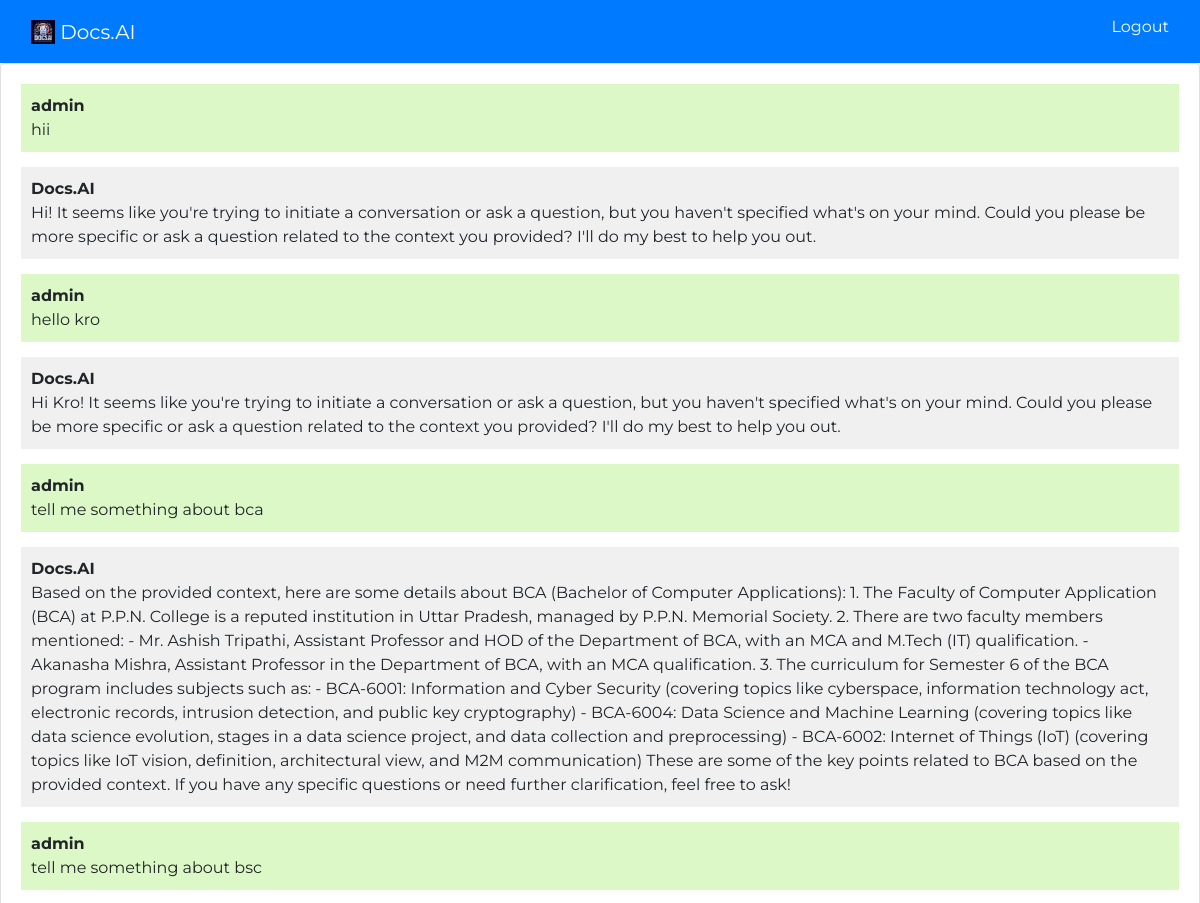
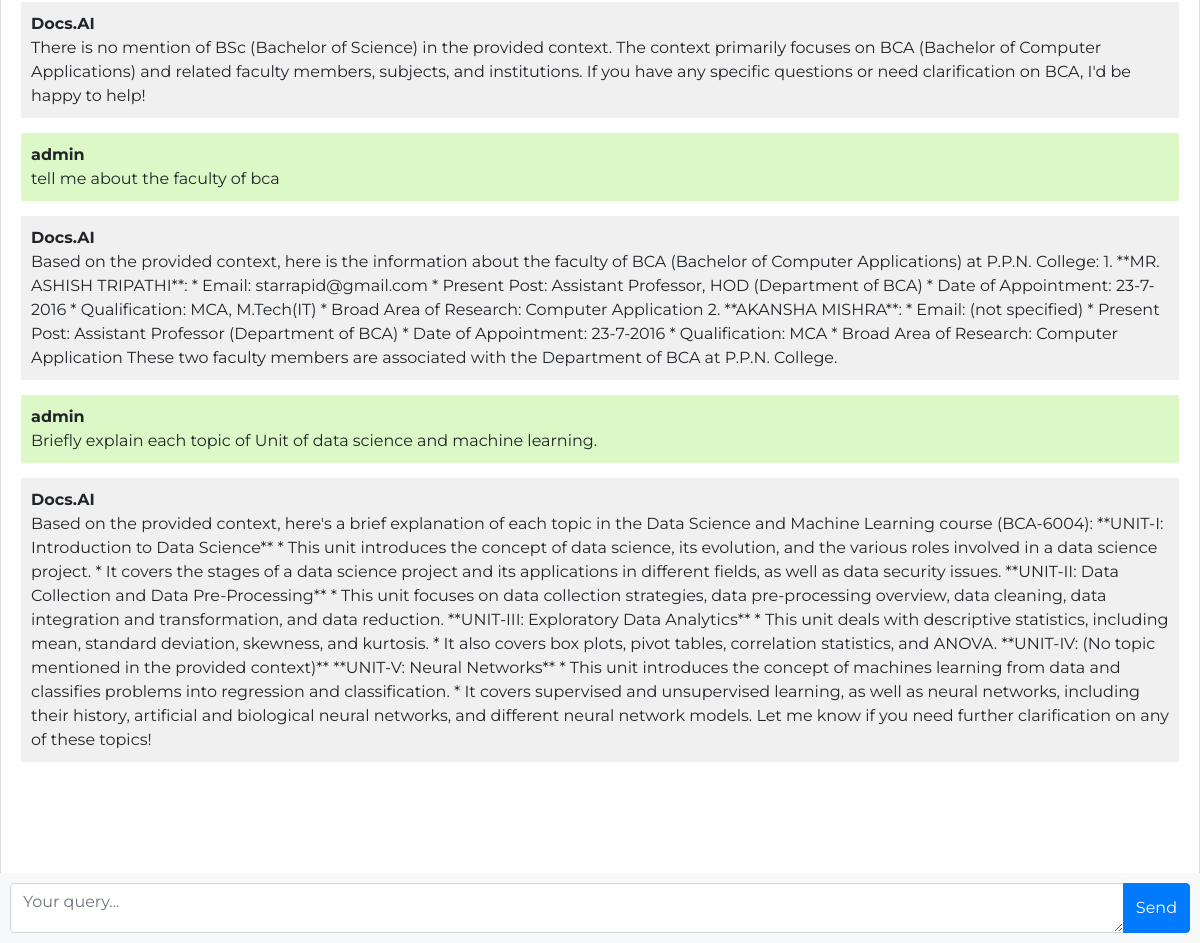
Page /chat (signed in) on the committed database (2 pictures, top to bottom).
### docsai/models.py (models this page shows, shortened)
class Chat(models.Model):
    user = models.ForeignKey(User, on_delete=models.CASCADE)
    message = models.TextField()
    response = models.TextField()
    created_at = models.DateTimeField(auto_now_add=True)

### docsai/views.py (the view)
# urls.py: path('chat', views.rag, name='chat'),
def rag(request):
    if not request.user.is_authenticated:
        return redirect('login')
    chats = Chat.objects.filter(user=request.user)
    if request.method == 'POST':
        message = request.POST.get('message')
        response = query_api(message, history)
        chat = Chat(user=request.user, message=message, response=response, created_at=timezone.now())
        chat.save()
        return JsonResponse({'message': message, 'response': response})
    return render(request, 'docsai/chat.html', {'chats': chats})

### docsai/templates/docsai/chat.html (shortened to what this page needs)
{% extends 'docsai/layout.html' %}
{% load static %}
{% block head %}
<link rel="stylesheet" href="{% static 'docsai/chat.css' %}">
{% endblock %}
{% block body %}
<nav class="navbar sticky-top bg-primary">
  <div class="container-fluid">
    <a class="navbar-brand" href="#">
      <img src="{% static 'docsai/Docs.AI logo.jpg' %}" alt="Logo" width="auto" height="24" class="d-inline-block align-text-top">
      Docs.AI
    </a>
    {% if user.is_authenticated %}
      <a href="{% url 'logout' %}"><p>Logout</p></a>
    {% else %}
      <a href="{% url 'register' %}"><p>Register</p></a>
    {% endif %}
  </div>
</nav>
<div class="chat-container">
  <div class="card flex-grow-1">
    <div class="card-body messages-box">
      <ul class="list-unstyled messages-list">
        {% for chat in chats %}
        {% if chat.user == request.user %}
        <li class="message sent">
          <div class="message-text">
            <div class="message-sender">
              <b>{{ user.username }}</b>
            </div>
            <div class="message-content">
              {{chat.message}}
            </div>
          </div>
        </li>
        <li class="message received">
          <div class="message-text">
            <div class="message-sender">
              <b>Docs.AI</b>
            </div>
            <div class="message-content">
              {{chat.response}}
            </div>
          </div>
        </li>
        {% endif %}
        {% endfor %}
      </ul>
    </div>
    <br><br>
    <br><br>
    <br><br>
  </div>
  <form class="message-form">
    <div class="input-group">
      <textarea class="form-control message-input" placeholder="Your query..."></textarea>
      <div class="input-group-append">
        <button type="submit" class="btn btn-primary btn-send">Send</button>
      </div>
    </div>
  </form>
</div>
{% endblock %}

### docsai/templates/docsai/layout.html (shortened to what this page needs)
{% load static %}
<!DOCTYPE html>
<html lang="en">
  <head>
    {% block head %}
    {% endblock %}
    <link rel="stylesheet" href="https://stackpath.bootstrapcdn.com/bootstrap/4.3.1/css/bootstrap.min.css">
  </head>
  <body>
    {% block body %}
    {% endblock %}
  </body>
</html>

### docsai/static/docsai/chat.css (style rules this page uses)
body, html { height: 100%; font-family: "Montserrat", sans-serif !important; }
.messages-box { flex: 1; overflow-y: auto; }
.messages-list { padding-left: 0; }
.message { margin-bottom: 15px; list-style: none; }
.message-text { padding: 10px; border-radius: 5px; }
.sent { background-color: #dcf8c6; align-self: flex-end; }
.received { background-color: #f1f0f0; align-self: flex-start; }
.message-form { display: flex; position: fixed; bottom: 0; left: 0; right: 0; padding: 10px; background-color: #f8f9fa; }
.message-input { flex: 1; border-radius: 0; border-right: none; }
.btn-send { border-radius: 0; }
.chat-container { height: 100%; display: flex; flex-direction: column; }
p, a.navbar-brand, a.header-options { color: white !important; }
p { margin-top: 7px !important; }
textarea { height: 50px !important; }

### rows in the picture
Chat: message "hii", response "Hi! It seems like you're trying to initiate a conversation or ask a question, but you haven't specified what's on your mind. Could you please be more specific or ask a question related to the context you provided? I'll do my best to help you out."
Chat: message "hello kro", response "Hi Kro! It seems like you're trying to initiate a conversation or ask a question, but you haven't specified what's on your mind. Could you please be more specific or ask a question related to the context you provided? I'll do my best to help you out."
Chat: message "tell me something about bca", response "Based on the provided context, here are some details about BCA (Bachelor of Computer Applications): 1. The Faculty of Computer Application (BCA) at P.P.N. College is a reputed institution in Uttar Pradesh, managed by P.P.N. Memorial Society. 2. There are two faculty members mentioned: - Mr. Ashish Tripathi, Assistant Professor and HOD of the Department of BCA, with an MCA and M.Tech (IT) qualification. - Akanasha Mishra, Assistant Professor in the Department of BCA, with an MCA qualification. 3. The curriculum for Semester 6 of the BCA program includes subjects such as: - BCA-6001: Information and Cyber Security (covering topics like cyberspace, information technology act, electronic…"
Chat: message "tell me something about bsc", response "There is no mention of BSc (Bachelor of Science) in the provided context. The context primarily focuses on BCA (Bachelor of Computer Applications) and related faculty members, subjects, and institutions. If you have any specific questions or need clarification on BCA, I'd be happy to help!"
Chat: message "tell me about the faculty of bca", response "Based on the provided context, here is the information about the faculty of BCA (Bachelor of Computer Applications) at P.P.N. College: 1. **MR. ASHISH TRIPATHI**: * Email: starrapid@gmail.com * Present Post: Assistant Professor, HOD (Department of BCA) * Date of Appointment: 23-7-2016 * Qualification: MCA, M.Tech(IT) * Broad Area of Research: Computer Application 2. **AKANSHA MISHRA**: * Email: (not specified) * Present Post: Assistant Professor (Department of BCA) * Date of Appointment: 23-7-2016 * Qualification: MCA * Broad Area of Research: Computer Application These two faculty members are associated with the Department of BCA at P.P.N. College."
Chat: message "Briefly explain each topic of Unit of data science and machine learning.", response "Based on the provided context, here's a brief explanation of each topic in the Data Science and Machine Learning course (BCA-6004): **UNIT-I: Introduction to Data Science** * This unit introduces the concept of data science, its evolution, and the various roles involved in a data science project. * It covers the stages of a data science project and its applications in different fields, as well as data security issues. **UNIT-II: Data Collection and Data Pre-Processing** * This unit focuses on data collection strategies, data pre-processing overview, data cleaning, data integration and transformation, and data reduction. **UNIT-III: Exploratory Data Analytics** * This unit deals with…"

### other values in the picture
{{ user.username }} "admin"
